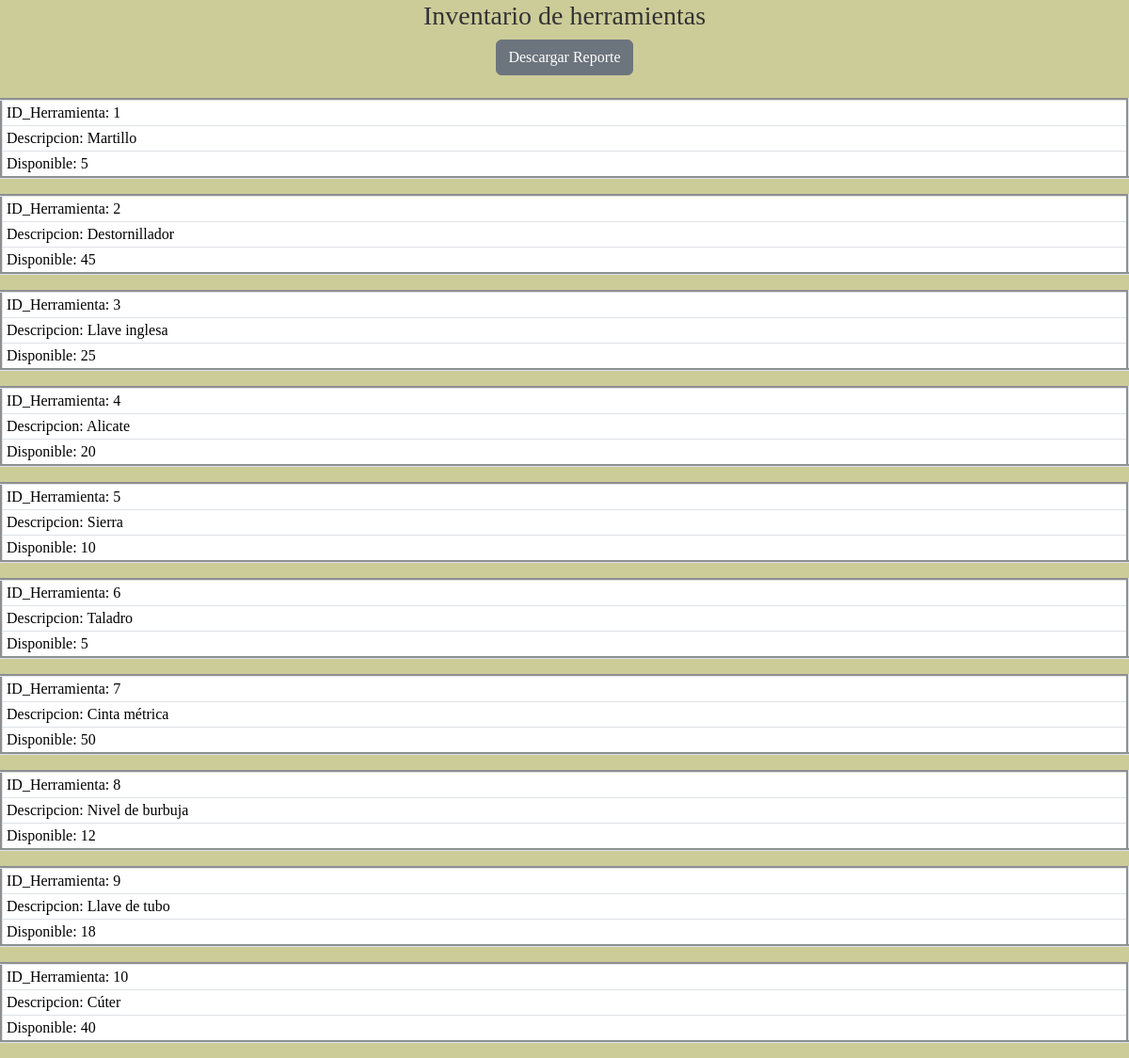
The app's page /inventario.php with its own data.
### tables this page shows
CREATE TABLE `herramientas` (
  `id_herramienta` int(12) NOT NULL,
  `descripcion` varchar(50) NOT NULL,
  `cantidad_disponible` int(20) NOT NULL
);

### inventario.php (the view, shortened to what this page needs)
<link href="https://cdn.jsdelivr.net/npm/bootstrap@5.3.3/dist/css/bootstrap.min.css" rel="stylesheet">
<link rel="stylesheet" href="css/estilo.css">
<?php
include("conexion.php");
$sql = "SELECT id_herramienta,descripcion, cantidad_disponible  FROM herramientas";
$result = $conn->query($sql);
if ($result->num_rows > 0) {
    echo"<body class='fondo'>";
   echo"<div class='inv'> <center>";
    echo"<h3>Inventario de herramientas</h3>   ";
    echo"  <a href='reporte_inventario.php'type='button' class='btn btn-secondary'> Descargar Reporte</a> <br><br>";
    echo"</center></div>";
    while($row = $result->fetch_assoc()) {
    echo"<div class='tabla' >";
    echo"<center>";
    echo"<table class='table table-columns table-sm' border=3>";
    echo"<tbody>";
    echo"<tr>";
    echo"<td>ID_Herramienta:  ".$row["id_herramienta"]."</td> ";
    echo"</tr>";
    echo"<tr>";
    echo"<td> Descripcion:  ".$row["descripcion"]."</td>";
    echo"</tr>";
    echo"<tr>";
    echo"<td>   Disponible:  ".$row["cantidad_disponible"]."</td> " ;
    echo"</tr>";
    echo"</table>";
    echo"</center>";
    echo"</div>";
    }
}
?>

### conexion.php (shortened to what this page needs)
<link rel="stylesheet" href="css/estilo.css">

### css/estilo.css (style rules this page uses)
* { font-family: arial black; background: #CCCC99; color: #333333; }
body { font-family: arial black; background: #CCCC99; color: #333333; }

### records on screen
herramientas: id_herramienta "1", descripcion "Martillo", cantidad_disponible "5"
herramientas: id_herramienta "2", descripcion "Destornillador", cantidad_disponible "45"
herramientas: id_herramienta "3", descripcion "Llave inglesa", cantidad_disponible "25"
herramientas: id_herramienta "4", descripcion "Alicate", cantidad_disponible "20"
herramientas: id_herramienta "5", descripcion "Sierra", cantidad_disponible "10"
herramientas: id_herramienta "6", descripcion "Taladro", cantidad_disponible "5"
herramientas: id_herramienta "7", descripcion "Cinta métrica", cantidad_disponible "50"
herramientas: id_herramienta "8", descripcion "Nivel de burbuja", cantidad_disponible "12"
herramientas: id_herramienta "9", descripcion "Llave de tubo", cantidad_disponible "18"
herramientas: id_herramienta "10", descripcion "Cúter", cantidad_disponible "40"
